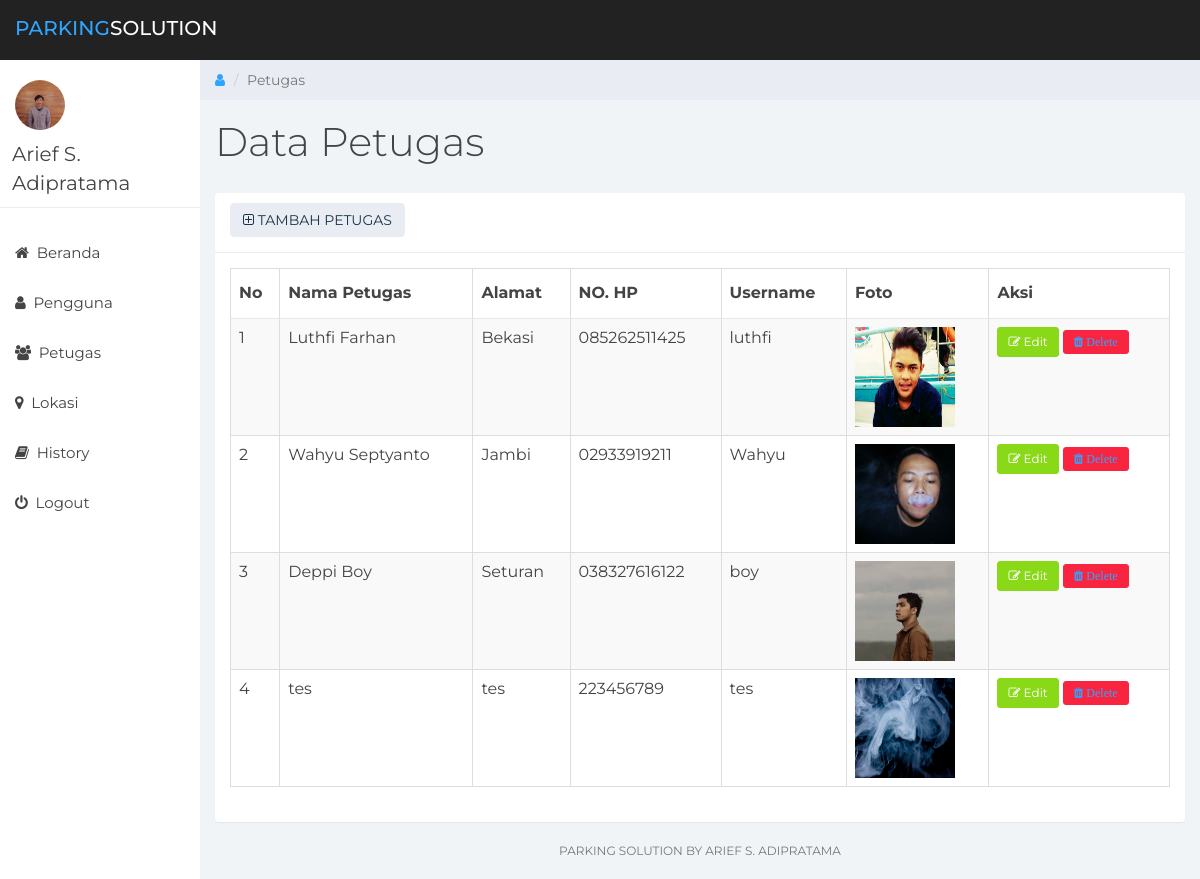
Page /parking/petugas.php (signed in) on the committed database.
### tables this page shows
CREATE TABLE `pengguna` (
  `id_pengguna` int(11) NOT NULL,
  `nama_pengguna` varchar(50) NOT NULL,
  `alamat` varchar(255) NOT NULL,
  `no_hp` varchar(50) NOT NULL,
  `username` varchar(50) NOT NULL,
  `password` varchar(50) NOT NULL,
  `foto` varchar(255) NOT NULL,
  `id_jenis_pengguna` int(11) NOT NULL
);

### parking/petugas.php (the view, shortened to what this page needs)
<html>
<head>
	<link href="css/bootstrap.min.css" rel="stylesheet">
	<link href="css/font-awesome.min.css" rel="stylesheet">
	<link href="css/datepicker3.css" rel="stylesheet">
	<link href="css/styles.css" rel="stylesheet">
</head>
<body>
	<nav class="navbar navbar-custom navbar-fixed-top" role="navigation">
		<div class="container-fluid">
			<div class="navbar-header">
				<a class="navbar-brand" href="#"><span>Parking</span>Solution</a>
		</div>
	</nav>
	<?php
			include "inc/menu.php";
		?>
	<div class="col-sm-9 col-sm-offset-3 col-lg-10 col-lg-offset-2 main">
		<div class="row">
			<ol class="breadcrumb">
				<li><a href="#">
					<em class="fa fa-user"></em>
				</a></li>
				<li class="active">Petugas</li>
			</ol>
		</div>
		<div class="row">
			<div class="col-lg-12">
				<h1 class="page-header">Data Petugas</h1>
			</div>
		</div>
		<div class="row">
			<div class="col-lg-12">
				<div class="panel panel-default">
					<div class="panel-heading">
						<a href="tambahpetugas.php">
							<button class="btn btn-default"> <span class="fa fa-plus-square-o"></span> TAMBAH PETUGAS</button>
						</a>
					</div>
					<div class="panel-body">
					<table class="table table-striped table-bordered">
				            <thead>
				                <th>No</th>
				                <th>Nama Petugas</th>
				                <th>Alamat</th>
				                <th>NO. HP</th>
				                <th>Username</th>
				                <th>Foto</th>
				                <th>Aksi</th>
				            </thead>
				            <tbody>
				                <?php
				                    $query = "SELECT * FROM pengguna where id_jenis_pengguna = 3";
				                    $sql = mysql_query($query);
				                    if($sql){
				                        if (mysql_num_rows($sql) > 0){
				                            $no = 1;
				                            while($row = mysql_fetch_array($sql)){?>
				                               <tr>
				                                    <td><?php echo $no ?></th>
				                                    <td><?php echo $row['nama_pengguna'];?></td>
				                                    <td><?php echo $row['alamat'];?></td>
				                                    <td><?php echo $row['no_hp'];?></td>
				                                    <td><?php echo $row['username'];?></td>
				                                    <td><img src="upload_foto/foto_pengguna/<?php echo $row['foto'];?>" width="100" height="100"/></td>
				                                    <td><a href="tambahpetugas.php?mode=edit&id=<?php echo $row['id_pengguna'];?>">
                                              		<div class="btn btn-success btn-sm"> <span class="fa fa-pencil-square-o">
				                                    </span> Edit</div></a>
				                                    <div class="btn btn-danger btn-sm"><a href="proses/deletePetugas.php?id_petugas=<?php echo $row['id_pengguna']?>" <span class="fa fa-trash">
				                                	</span>Delete</div></td>
				                               </tr>
				                            <?php
				                                $no++;
				                            }
				                        } else {
				                            echo "tidak ada data";
				                        }
				                    }else{
				                        echo "terjadi kesalahan";
				                    }
				                ?>
				            </tbody>
				        </table>
				    </div>
				</div>
			</div>
		</div>
			<div class="col-sm-12">
				<p class="back-link">Parking Solution by Arief S. Adipratama</a></p>
			</div>
		</div>
</body>
</html>

### parking/css/styles.css (style rules this page uses)
body { background: #f1f4f7; padding-top: 60px; font-size: 14px; color: #444444; font-family: "Montserrat", "Helvetica Neue", Helvetica, Arial, sans-serif; }
p { color: #777; }
a, a:hover, a:focus { color: #30a5ff; }
h1, h2, h3, h4, h5, h6 { color: #444444; }
h1 { font-weight: 300; font-size: 40px; }
.navbar-custom { background: #222; height: 60px; }
.navbar-header .navbar-brand { color: #fff; font-size: 20px; text-transform: uppercase; font-weight: 500; height: 60px; padding-top: 18px; }
.navbar-header .navbar-brand span { color: #30a5ff; }
.btn-default, .btn-default:hover, .btn-default:focus, .btn-default:active, .btn-default.active, .open > .dropdown-toggle.btn-default, .btn-default.disabled, .btn-default[disabled], fieldset[disabled] .btn-default, .btn-default.disabled:hover, .btn-default[disabled]:hover, fieldset[disabled] .btn-default:hover, .btn-default.disabled:focus, .btn-default[disabled]:focus, fieldset[disabled] .btn-default:focus, .btn-default.disabled:active, .btn-default[disabled]:active, fieldset[disabled] .btn-default:active, .btn-default.disabled.active, .btn-default[disabled].active, fieldset[disabled] .btn-default.active { background-color: #e9ecf2; border-color: #e9ecf2; color: #1b3548; }
.btn-success, .btn-success:hover, .btn-success:focus, .btn-success:active, .btn-success.active, .open > .dropdown-toggle.btn-success, .btn-success.disabled, .btn-success[disabled], fieldset[disabled] .btn-success, .btn-success.disabled:hover, .btn-success[disabled]:hover, fieldset[disabled] .btn-success:hover, .btn-success.disabled:focus, .btn-success[disabled]:focus, fieldset[disabled] .btn-success:focus, .btn-success.disabled:active, .btn-success[disabled]:active, fieldset[disabled] .btn-success:active, .btn-success.disabled.active, .btn-success[disabled].active, fieldset[disabled] .btn-success.active { background-color: #8ad919; border-color: #8ad919; }
.btn-danger, .btn-danger:hover, .btn-danger:focus, .btn-danger:active, .btn-danger.active, .open > .dropdown-toggle.btn-danger, .btn-danger.disabled, .btn-danger[disabled], fieldset[disabled] .btn-danger, .btn-danger.disabled:hover, .btn-danger[disabled]:hover, fieldset[disabled] .btn-danger:hover, .btn-danger.disabled:focus, .btn-danger[disabled]:focus, fieldset[disabled] .btn-danger:focus, .btn-danger.disabled:active, .btn-danger[disabled]:active, fieldset[disabled] .btn-danger:active, .btn-danger.disabled.active, .btn-danger[disabled].active, fieldset[disabled] .btn-danger.active { background-color: #f9243f; border-color: #f9243f; }
.panel { border: 0; }
.panel-heading { font-size: 20px; font-weight: 300; letter-spacing: 0.025em; height: 60px; line-height: 38px; }
.panel-default .panel-heading { background: #fff; border-bottom: 1px solid #e9ecf2; color: #444444; }
.panel-heading span { margin: 0px; font-size: 14px; }
.navbar { border: 0; }
@media (min-width: 768px) { .navbar-header { width: 100%; } }
.breadcrumb { border-radius: 0; padding: 10px 15px 10px 15px; background: #e9ecf2; margin: 0; }
h1.page-header { margin-top: 20px; border-bottom: 0; }
.table { background: #fff; }
.table > thead > tr > th { border-bottom: 1px solid #e6e7e8; vertical-align: middle; height: 50px; }
p.back-link { text-align: center; margin-bottom: 20px; font-size: 12px; text-transform: uppercase; }

### rows in the picture
pengguna: nama_pengguna "Luthfi Farhan", alamat "Bekasi", no_hp "085262511425", username "luthfi", foto (picture)
pengguna: nama_pengguna "Wahyu Septyanto", alamat "Jambi", no_hp "02933919211", username "Wahyu", foto (picture)
pengguna: nama_pengguna "Deppi Boy", alamat "Seturan", no_hp "038327616122", username "boy", foto (picture)
pengguna: nama_pengguna "tes", alamat "tes", no_hp "223456789", username "tes", foto (picture)
